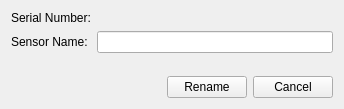
<?xml version="1.0" encoding="UTF-8"?>
<ui version="4.0">
 <class>Rename</class>
 <widget class="QWidget" name="Rename">
  <property name="geometry">
   <rect>
    <x>0</x>
    <y>0</y>
    <width>344</width>
    <height>109</height>
   </rect>
  </property>
  <property name="windowTitle">
   <string>Rename Sensor</string>
  </property>
  <property name="toolTip">
   <string/>
  </property>
  <layout class="QVBoxLayout" name="verticalLayout_4">
   <item>
    <layout class="QFormLayout" name="formLayout">
     <item row="0" column="0">
      <widget class="QLabel" name="serialNumberLabel">
       <property name="toolTip">
        <string>Serial Number</string>
       </property>
       <property name="text">
        <string>Serial Number:</string>
       </property>
      </widget>
     </item>
     <item row="1" column="0">
      <widget class="QLabel" name="sensorNameLabel">
       <property name="toolTip">
        <string>Sensor Name</string>
       </property>
       <property name="text">
        <string>Sensor Name:</string>
       </property>
      </widget>
     </item>
     <item row="1" column="1">
      <widget class="QLineEdit" name="sensorNameLineEdit">
       <property name="toolTip">
        <string>Enter sensor name metadata</string>
       </property>
      </widget>
     </item>
     <item row="0" column="1">
      <widget class="QLabel" name="serialNumberLabel2">
       <property name="text">
        <string/>
       </property>
      </widget>
     </item>
    </layout>
   </item>
   <item>
    <layout class="QHBoxLayout" name="horizontalButtonlLayout">
     <item>
      <spacer name="horizontalSpacer">
       <property name="orientation">
        <enum>Qt::Horizontal</enum>
       </property>
       <property name="sizeHint" stdset="0">
        <size>
         <width>40</width>
         <height>20</height>
        </size>
       </property>
      </spacer>
     </item>
     <item>
      <widget class="QPushButton" name="renameButton">
       <property name="toolTip">
        <string>Import and Next</string>
       </property>
       <property name="text">
        <string>Rename</string>
       </property>
      </widget>
     </item>
     <item>
      <widget class="QPushButton" name="cancelButton">
       <property name="toolTip">
        <string>Cancel and Close</string>
       </property>
       <property name="text">
        <string>Cancel</string>
       </property>
      </widget>
     </item>
    </layout>
   </item>
  </layout>
 </widget>
 <resources/>
 <connections/>
</ui>
